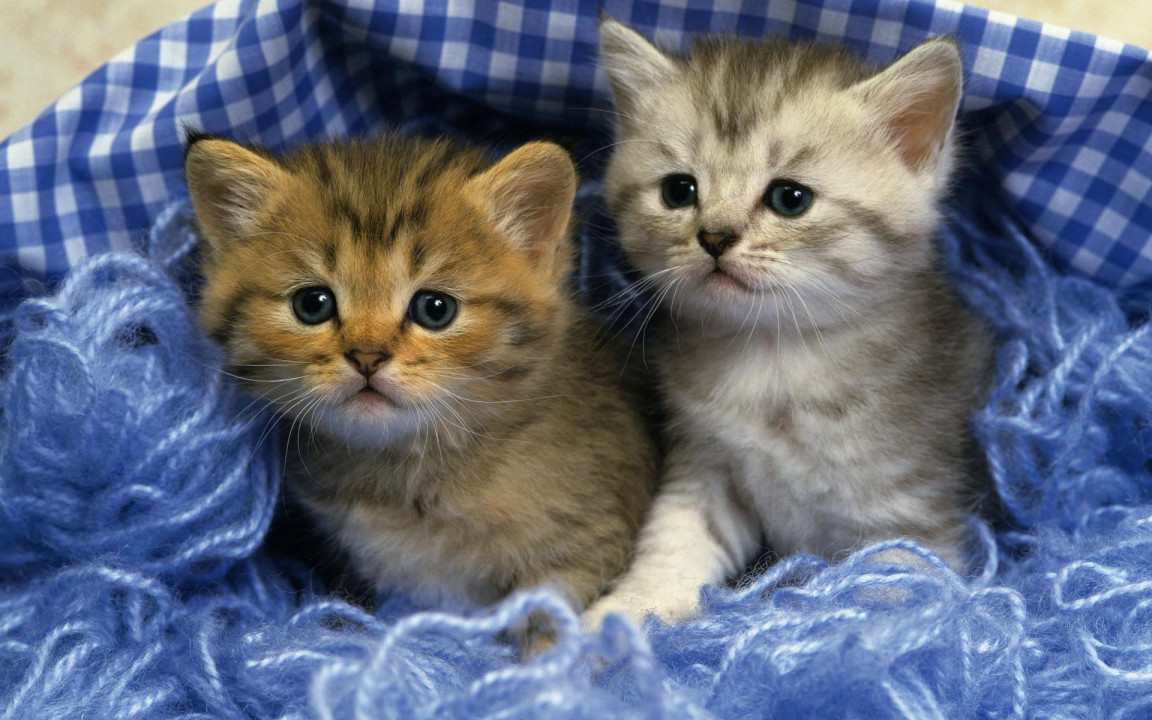
#> input picture cat test photo.jpg, 1152 x 720 px
$ python filter.py
#> lines starting #> are read from the running program, lines starting #| are printed output that depends on the picture
from PIL import Image
import numpy as np


def apply_filter():
    """
    Принимает вводимые параметры, применяет фильтр и возвращает измененное фильтром изображение
    :return: измененное фильтом изображение
    """
    path_img = input("Введите путь к фото, которое хотите преобразовать:")
#> the answer given: cat test photo.jpg
    img = Image.open(path_img)
#> img is the input picture: PIL image 1152x720 RGB; mean R, G, B 99.6, 107, 125.4
    output_name = input("Введите название фото - результата:")
#> the answer given: out.png
    mosaic_size = int(input("Введите размер мозайки в пикселях:"))
#> the answer given: 100
    count_gradations = int(input("Введите количество градаций серого:"))
#> the answer given: 3
    data_img = np.array(img)
    size_img = data_img.shape
#> size_img = (720, 1152, 3)

    for x in range(0, size_img[0], mosaic_size):
        for y in range(0, size_img[1], mosaic_size):
            paint_cell(data_img, x, y, mosaic_size, count_gradations)
#> this loop made 8 passes
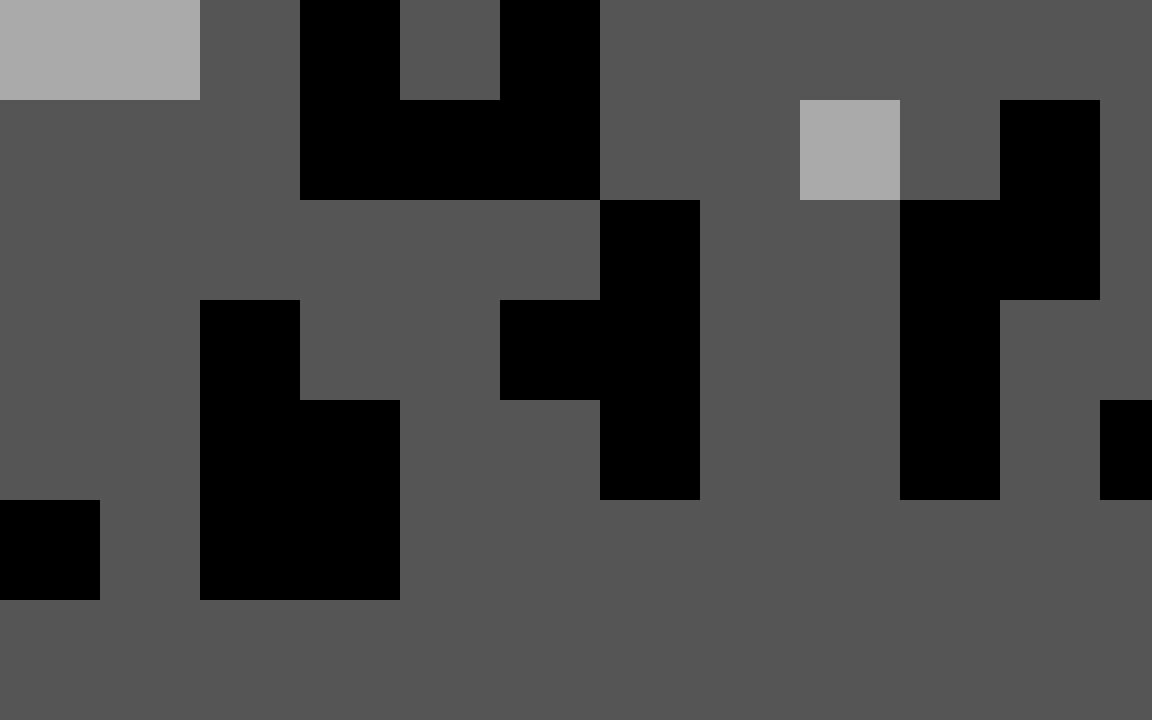
#> data_img: shape (720, 1152, 3); min 0, max 170, mean 67

    res = Image.fromarray(data_img)
#> (the run stopped early here; a loop or call above may not have finished)
